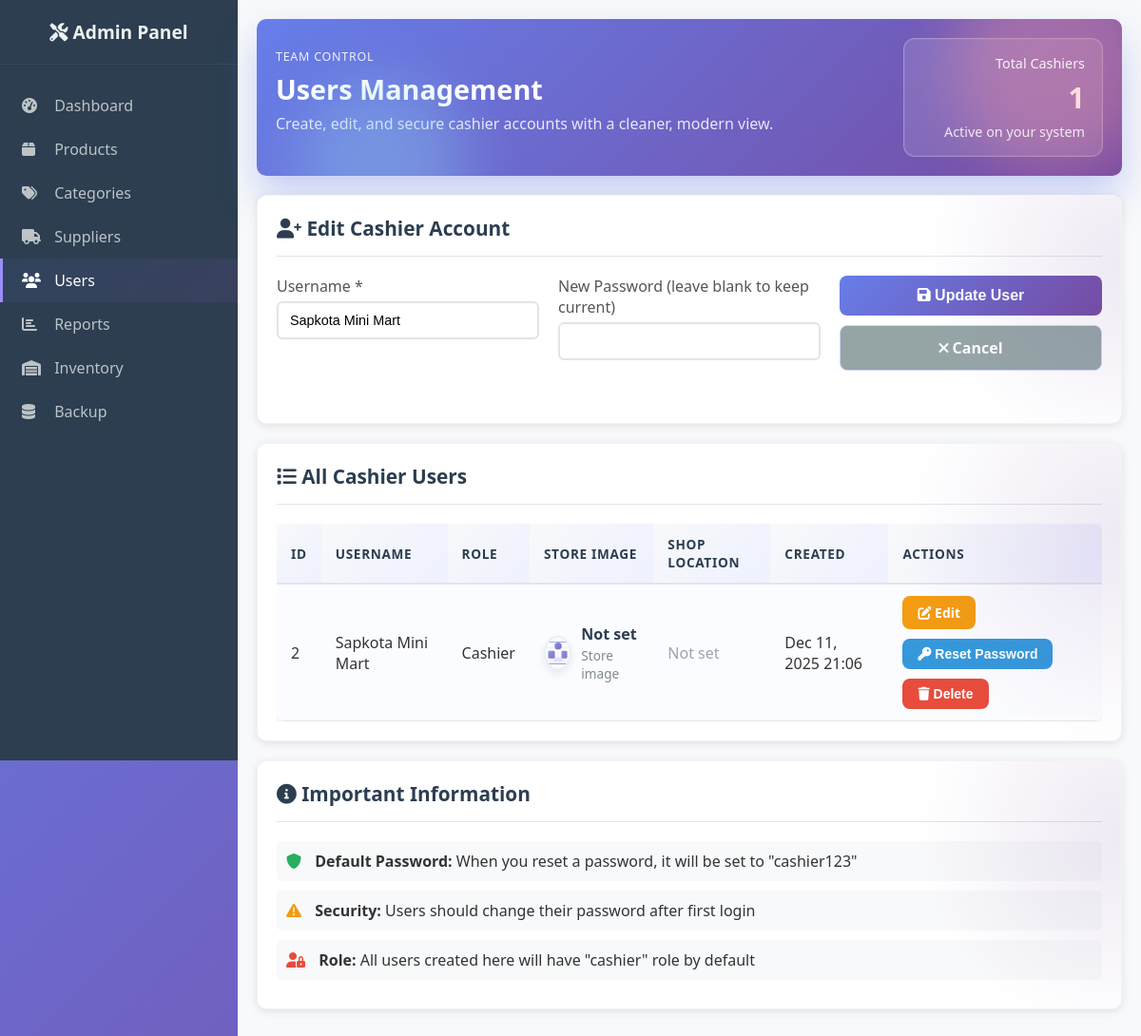
/admin/users.php?edit=2 (signed in), run on the app's committed database.
### tables this page shows
CREATE TABLE `users` (
  `id` int(11) NOT NULL AUTO_INCREMENT,
  `username` varchar(50) NOT NULL,
  `password` varchar(255) NOT NULL,
  `role` enum('admin','cashier') NOT NULL DEFAULT 'cashier',
  `store_image` varchar(255) DEFAULT NULL,
  `created_at` timestamp NOT NULL DEFAULT current_timestamp(),
  PRIMARY KEY (`id`),
  UNIQUE KEY `username` (`username`)
);

### admin/users.php (the view, shortened to what this page needs)
<?php
require_once '../config/database.php';
$stmt = $pdo->query("SELECT * FROM users WHERE role = 'cashier' ORDER BY created_at DESC");
$users = $stmt->fetchAll();
$editUser = null;
if (isset($_GET['edit']) && is_numeric($_GET['edit'])) {
    $stmt = $pdo->prepare("SELECT * FROM users WHERE id = ? AND role = 'cashier'");
    $stmt->execute([$_GET['edit']]);
    $editUser = $stmt->fetch();
}
?>
<!DOCTYPE html>
<html lang="en">
<head>
    <link rel="stylesheet" href="../assets/css/style.css">
    <link href="https://cdnjs.cloudflare.com/ajax/libs/font-awesome/6.0.0/css/all.min.css" rel="stylesheet">
</head>
<body>
    <div class="dashboard-container">
        <div class="sidebar">
            <div class="sidebar-header">
                <h2><i class="fas fa-tools"></i> Admin Panel</h2>
            </div>
            <nav class="sidebar-nav">
                <a href="dashboard.php" class="nav-item">
                    <i class="fas fa-tachometer-alt"></i> Dashboard
                </a>
                <a href="products.php" class="nav-item">
                    <i class="fas fa-box"></i> Products
                </a>
                <a href="categories.php" class="nav-item">
                    <i class="fas fa-tags"></i> Categories
                </a>
                <a href="suppliers.php" class="nav-item">
                    <i class="fas fa-truck"></i> Suppliers
                </a>
                <a href="users.php" class="nav-item active">
                    <i class="fas fa-users"></i> Users
                </a>
                <a href="reports.php" class="nav-item">
                    <i class="fas fa-chart-bar"></i> Reports
                </a>
                <a href="inventory.php" class="nav-item">
                    <i class="fas fa-warehouse"></i> Inventory
                </a>
                <a href="backup.php" class="nav-item">
                    <i class="fas fa-database"></i> Backup
                </a>
            </nav>
        </div>
        <div class="main-content">
            <div class="header hero-header">
                <div>
                    <p class="eyebrow">Team Control</p>
                    <h1>Users Management</h1>
                    <p class="subhead">Create, edit, and secure cashier accounts with a cleaner, modern view.</p>
                </div>
                <div class="hero-metric">
                    <div class="metric-label">Total Cashiers</div>
                    <div class="metric-value"><?php echo count($users); ?></div>
                    <div class="metric-sub">Active on your system</div>
                </div>
            </div>
            <div class="card elevated">
                <div class="card-header">
                    <h3>
                        <i class="fas fa-user-plus"></i>
                        <?php echo $editUser ? 'Edit Cashier Account' : 'Create New Cashier Account'; ?>
                    </h3>
                </div>
                <form method="POST" class="form-row">
                    <div class="form-group">
                        <label for="username">Username *</label>
                        <input type="text" id="username" name="username"
                               value="<?php echo $editUser ? htmlspecialchars($editUser['username']) : ''; ?>"
                               required>
                    </div>
                    <?php if (!$editUser): ?>
                        <div class="form-group">
                            <label for="password">Password *</label>
                            <input type="password" id="password" name="password"
                                   minlength="6" required>
                        </div>
                        <div class="form-group">
                            <label for="confirm_password">Confirm Password *</label>
                            <input type="password" id="confirm_password" name="confirm_password"
                                   minlength="6" required>
                        </div>
                    <?php else: ?>
                        <div class="form-group">
                            <label for="new_password">New Password (leave blank to keep current)</label>
                            <input type="password" id="new_password" name="new_password"
                                   minlength="6">
                        </div>
                    <?php endif; ?>
                    <div class="form-group">
                        <button type="submit" class="btn btn-primary">
                            <i class="fas fa-save"></i>
                            <?php echo $editUser ? 'Update User' : 'Create User'; ?>
                        </button>
                        <?php if ($editUser): ?>
                            <a href="users.php" class="btn btn-secondary">
                                <i class="fas fa-times"></i> Cancel
                            </a>
                        <?php endif; ?>
                    </div>
                </form>
            </div>
            <div class="card elevated">
                    <div class="card-header">
                        <h3><i class="fas fa-list"></i> All Cashier Users</h3>
                    </div>
                    <div class="table-container">
                        <table class="table modern">
                            <thead>
                                <tr>
                                    <th>ID</th>
                                    <th>Username</th>
                                    <th>Role</th>
                                    <th>Store Image</th>
                                    <th>Shop Location</th>
                                    <th>Created</th>
                                    <th>Actions</th>
                                </tr>
                            </thead>
                            <tbody>
                                <?php if (empty($users)): ?>
                                    <tr>
                                        <td colspan="6" style="text-align: center; color: #666;">
                                            No cashier users found. Create the first one above.
                                        </td>
                                    </tr>
                                <?php else: ?>
                                    <?php foreach ($users as $user): ?>
                                    <?php $storeAvatar = $user['store_image'] ? '../' . htmlspecialchars($user['store_image']) : '../assets/img/store-placeholder.svg'; ?>
                                    <tr>
                                        <td><?php echo $user['id']; ?></td>
                                        <td><?php echo htmlspecialchars($user['username']); ?></td>
                                        <td>
                                            <span class="badge badge-info">
                                                <?php echo ucfirst($user['role']); ?>
                                            </span>
                                        </td>
                                        <td>
                                            <div class="customer-cell">
                                                <span class="avatar" style="background-image:url('<?php echo $storeAvatar; ?>');"></span>
                                                <div class="customer-meta">
                                                    <div class="customer-name"><?php echo $user['store_image'] ? 'Uploaded' : 'Not set'; ?></div>
                                                    <div class="customer-sub">Store image</div>
                                                </div>
                                            </div>
                                        </td>
                                        <td>
                                            <?php if (!empty($user['shop_lat']) && !empty($user['shop_lng'])): ?>
                                                <?php
                                                    $lat = (float)$user['shop_lat'];
                                                    $lng = (float)$user['shop_lng'];
                                                    $mapsBase = 'https://www.google.com/maps';
                                                    $mapsUrl = $mapsBase . '?q=' . $lat . ',' . $lng;
                                                ?>
                                                <div class="customer-meta">
                                                    <div class="customer-name">
                                                        <?php echo number_format($lat, 5); ?>,
                                                        <?php echo number_format($lng, 5); ?>
                                                    </div>
                                                    <div class="customer-sub">
                                                        <a href="<?php echo htmlspecialchars($mapsUrl); ?>" target="_blank" rel="noopener noreferrer">
                                                            Open in Google Maps
                                                        </a>
                                                    </div>
                                                </div>
                                            <?php else: ?>
                                                <span style="color:#9ca3af;">Not set</span>
                                            <?php endif; ?>
                                        </td>
                                        <td><?php echo date('M d, Y H:i', strtotime($user['created_at'])); ?></td>
                                        <td>
                                            <div class="btn-group">
                                                <a href="?edit=<?php echo $user['id']; ?>" class="btn btn-warning btn-sm">
                                                    <i class="fas fa-edit"></i> Edit
                                                </a>
                                                <form method="POST" style="display: inline;"
                                                      onsubmit="return confirm('Reset password to default (cashier123)?')">
                                                    <button type="submit" class="btn btn-info btn-sm">
                                                        <i class="fas fa-key"></i> Reset Password
                                                    </button>
                                                </form>
                                                <form method="POST" style="display: inline;"
                                                      onsubmit="return confirm('Are you sure you want to delete this user?')">
                                                    <button type="submit" class="btn btn-danger btn-sm">
                                                        <i class="fas fa-trash"></i> Delete
                                                    </button>
                                                </form>
                                            </div>
                                        </td>
                                    </tr>
                                    <?php endforeach; ?>
                                <?php endif; ?>
                            </tbody>
                        </table>
                    </div>
                </div>
            <div class="card elevated">
                <div class="card-header">
                    <h3><i class="fas fa-info-circle"></i> Important Information</h3>
                </div>
                <div class="info-content">
                    <ul style="list-style: none; padding: 0;">
                        <li style="margin-bottom: 10px; padding: 10px; background: #f8f9fa; border-radius: 5px;">
                            <i class="fas fa-shield-alt" style="color: #27ae60; margin-right: 10px;"></i>
                            <strong>Default Password:</strong> When you reset a password, it will be set to "cashier123"
                        </li>
                        <li style="margin-bottom: 10px; padding: 10px; background: #f8f9fa; border-radius: 5px;">
                            <i class="fas fa-exclamation-triangle" style="color: #f39c12; margin-right: 10px;"></i>
                            <strong>Security:</strong> Users should change their password after first login
                        </li>
                        <li style="margin-bottom: 10px; padding: 10px; background: #f8f9fa; border-radius: 5px;">
                            <i class="fas fa-user-lock" style="color: #e74c3c; margin-right: 10px;"></i>
                            <strong>Role:</strong> All users created here will have "cashier" role by default
                        </li>
                    </ul>
                </div>
            </div>
        </div>
    </div>
</body>
</html>

### data on the page
users: username "Sapkota Mini Mart", id "2", role "Cashier", shows "Not set", created_at "Dec 11, 2025 21:06"

### other printed values
count($users) "1"
